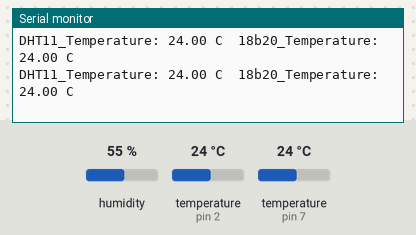
This sketch was run on a simulated Arduino Uno, built with avr-gcc and run on an emulated ATmega328P. Shown: the last lines printed to the serial monitor. The test bench sets the inputs (shaded band); at power-on: temperature (sensors on pin 2, pin 7) 24 °C, humidity 55 %.

Above: at 4.8 s.
4.9 s: temperature (sensor on pin 2) set to 12 °C
At 7.2 s:
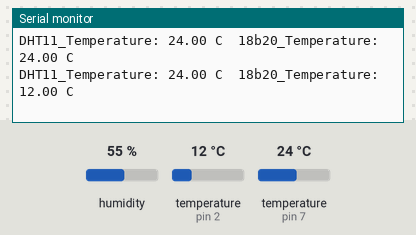
7.9 s: temperature (sensor on pin 7) set to 12 °C
At 9.2 s:
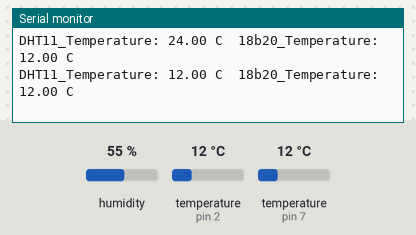
10.9 s: temperature (sensor on pin 2) set to 19 °C
At 13.3 s:
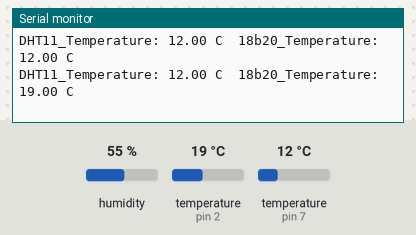
13.9 s: temperature (sensor on pin 7) set to 19 °C
At 15.3 s:
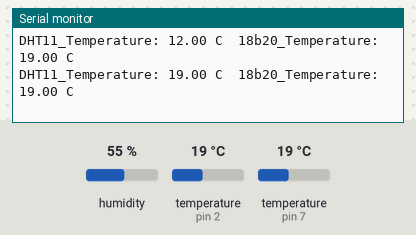
Timing chart, 0 to 16.9 s (numbered marks = the images above; inputs shaded):
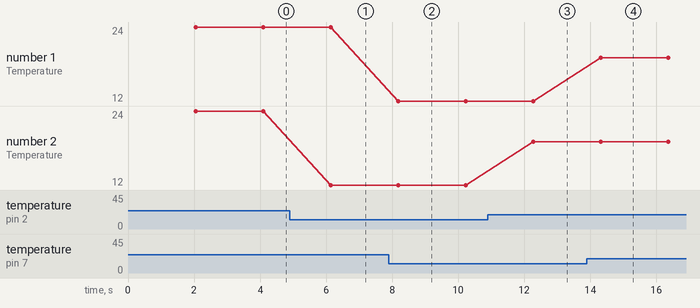

Measured:
- after the input at 4.9 s, the serial monitor: prints a new line after 1.2 s (image 1)
- after the input at 7.9 s, the serial monitor: prints a new line after 0.28 s (image 2)
- after the input at 10.9 s, the serial monitor: prints a new line after 1.4 s (image 3)
- after the input at 13.9 s, the serial monitor: prints a new line after 0.42 s (image 4)
- plotted number 2: 24 → 12 after the input at 4.9 s, 12 → 19 after the input at 10.9 s

The sketch:

DHT11_vs_18b20.ino
```cpp
#include "DHT.h"
#include<OneWire.h>

#define DHTPIN 7
#define DHTTYPE DHT11
DHT dht(DHTPIN, DHTTYPE);

int DS18S20 = 2;
OneWire ds(DS18S20);

void setup() {
  Serial.begin(9600);
}

void loop() {
  delay(2000);
  float t = dht.readTemperature();  // 변수 t에 온도 값을 저장
  float temp = getTemp();
  Serial.print("DHT11_Temperature: ");  // 이하생략
  Serial.print(t);
  Serial.print(" C");
  Serial.print("  18b20_Temperature: ");  // 이하생략
  Serial.print(temp);
  Serial.println(" C");
}

float getTemp() {
  byte data[12];
  byte addr[8];
  if ( !ds.search(addr)) {
    ds.reset_search();
    return -1000;
  }
  if ( OneWire::crc8( addr, 7) != addr[7]) {
    Serial.println("CRC is not valid!");
    return -1000;
  }

  if ( addr[0] != 0x10 && addr[0] != 0x28) {
    Serial.print("Device is not recognized");
    return -1000;
  }
  ds.reset();
  ds.select(addr);
  ds.write(0x44, 1);
  byte present = ds.reset();
  ds.select(addr);
  ds.write(0xBE);
  for (int i = 0; i < 9; i++)  {
    data[i] = ds.read();
  }
  ds.reset_search();
  byte MSB = data[1];
  byte LSB = data[0];
  float tempRead = ((MSB << 8) | LSB);
  float TemperatureSum = tempRead / 16;
  return TemperatureSum;
}
```
